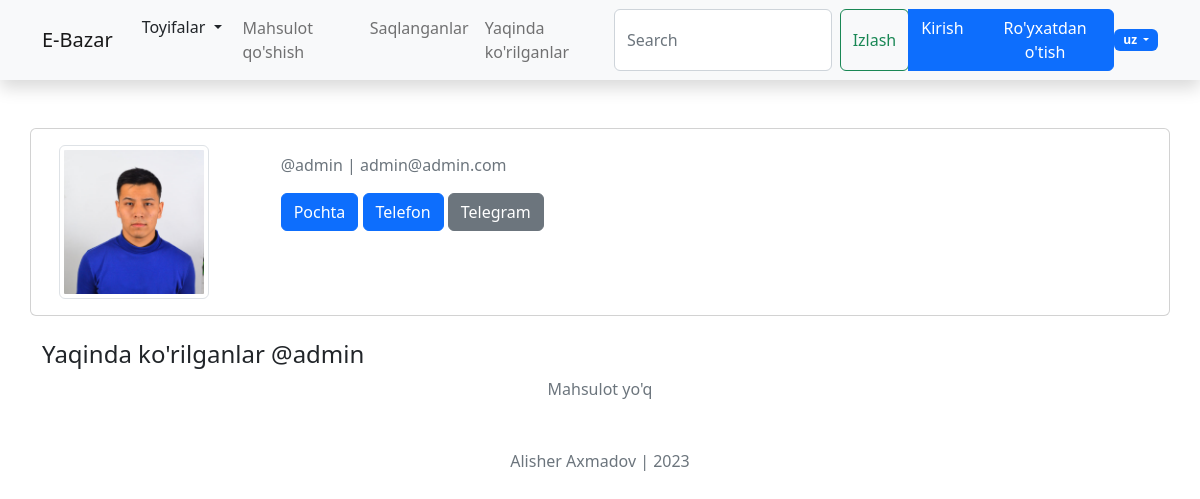
Before: /uz/users/profile/admin with the older database file.
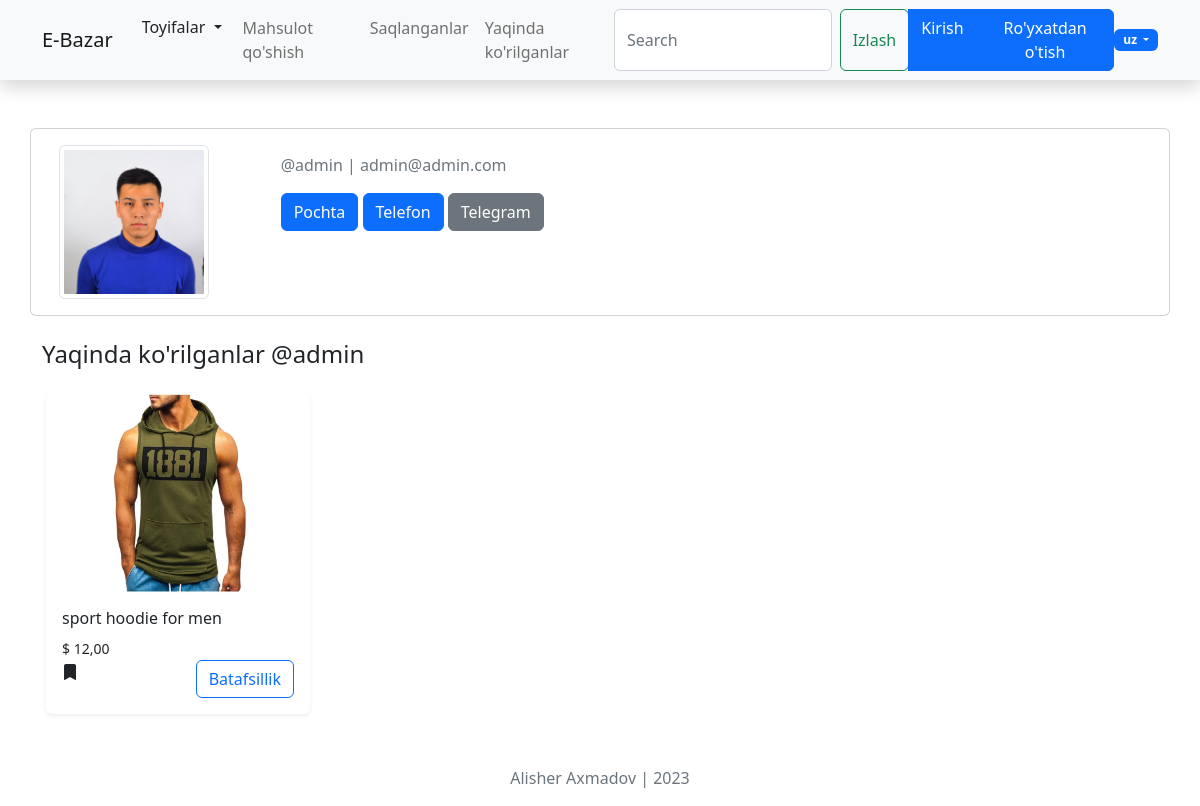
After: the same page with the newer database file.
### products/models.py (models this page shows, shortened)
class Product(models.Model):
    author = models.ForeignKey(CustomUser, on_delete=models.CASCADE)
    category = models.ForeignKey(Category, on_delete=models.CASCADE)
    title = models.CharField(max_length=150)
    description = models.TextField()
    price =  models.DecimalField(max_digits=10000000, decimal_places=2)
    address = models.CharField(max_length=150)
    phone_number = models.CharField(max_length=17)
    tg_username = models.CharField(max_length=100)
    date = models.DateTimeField(auto_now_add=True)
    class Meta:
        ordering = ('-id',)

class ProductImage(models.Model):
    product = models.ForeignKey(Product, on_delete=models.CASCADE)
    image = models.ImageField(upload_to='product_images')

### users/views.py (the view)
# urls.py: path('profile/<str:username>', ProfileView.as_view(), name='profile'),
class ProfileView(View):
    def get(self, request, username):
        user = get_object_or_404(CustomUser, username=username)
        return render(request, 'profile.html', {'customuser':user})

### main/views.py (called while the page is built)
def for_all_pages(request):
    categories = Category.objects.all()
    return {"categories": categories}

### users/models.py (called while the page is built)
    def __str__(self):
        return str(self.username)

### templates/profile.html (shortened to what this page needs)
{% extends "base.html" %}
{% load i18n %}
{% block content %}
<div class="container">
    <div class="row">
        <div class="col-12 card mt-5 ">
            <div class="row">
                <div class="col-2 m-3">
                    <img class="img-thumbnail" width="150" height="150" src="{{customuser.avatar.url}}" alt="profile image">
                </div>
                <div class="col-8 m-3">
                    <p class="text-muted" >@{{customuser.username}} | {{customuser.email}}</p>
                    <a class="btn btn-primary" href="mailto:{{customuser.email}}">{% trans "Email" %}</a>
                    <a class="btn btn-primary" href="tel:{{customuser.phone_number}}">{% trans "Call" %}</a>
                    <a class="btn btn-secondary" href="http://t.me/{{customuser.tg_username}}">Telegram</a>
                </div>
            </div>
        </div>
    </div>
</div>
 <div class="container">
    <div class=" w-100 mt-4">
        <h4 class="d-block" >{% trans "Recently Products of" %} @{{customuser}}</h4>
        {% if not customuser.product_set.exists %}
            <center class="text-muted" >{% trans "There is no products" %}</center>
        {% endif %}
        <div class="d-flex flex-wrap justify-content-between">
            {% for i in customuser.product_set.all %}
            <div class="card border border-0 shadow-sm d-inline-block m-1 mt-3" style="width: 16.5rem;" >
                {% if i.productimage_set.exists %}
                <img height="200" class=" card-img-top" src="{{i.productimage_set.all.first.image.url}}" alt="">
                {% else %}
                <img height="200" class=" card-img-top" src="images/14pro2.jfif" alt="">
                {% endif %}
                <div class="card-body">
                    <h6 class="align-center card-title">{{i.title}}</h6>
                    <span class="center card-text"><small>$ {{i.price}}</small></span>
                    <div class="buttons d-flex flex-wrap justify-content-between ">
                        <i class="bi bi-bookmark-fill"></i>
                        <a href="#" class="btn btn-outline-primary" >{% trans "Details" %}</a>
                    </div>
                </div>
            </div>
            {% endfor %}
        </div>
    </div>
</div>
{% endblock content %}

Changed rows visible on the page:
added Product: productimage_set.all.first.image (picture), title "sport hoodie for men", price "12,00"
Other visible differences:
text no longer shown: "Mahsulot yo'q"
